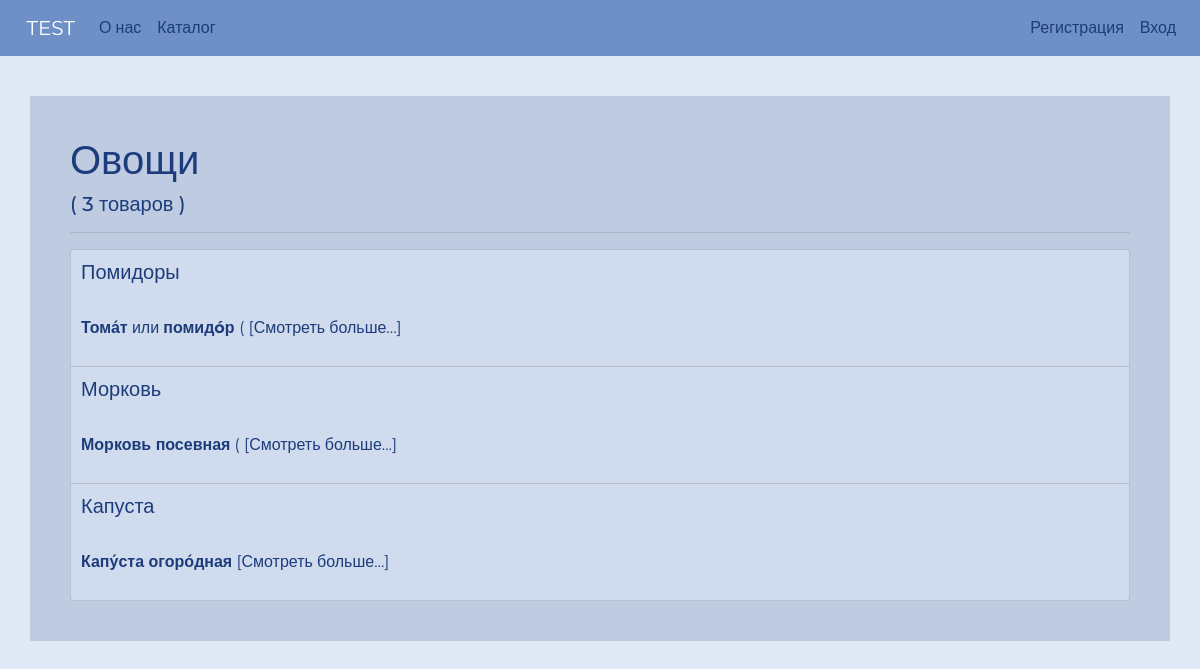
/Овощи, run on the app's committed database.
### database_setup.py (models this page shows, shortened)
class Categories(Base):
    __tablename__ = 'categories'
    id = Column(Integer, autoincrement=True, primary_key=True)
    name = Column(String(100), nullable=False, unique=True)
    items = relationship("Items", cascade="all, delete")
    user_id = Column(Integer, ForeignKey('users.id'), nullable=False)

class Items(Base):
    __tablename__ = 'items'
    id = Column(Integer, autoincrement=True, primary_key=True)
    name = Column(String(250), nullable=False)
    detail = Column(String(500))
    category = Column(String(100))
    category_id = Column(Integer, ForeignKey('categories.id'))
    creation_time = Column(DateTime, default=datetime.datetime.now)
    modification_time = Column(DateTime, onupdate=datetime.datetime.now)
    user_id = Column(Integer, ForeignKey('users.id'), nullable=False)

### app.py (the view)
@app.route("/<string:name>")
def category(name):
    catalog = db.session.query(Categories.name).filter(Categories.name == name)
    category = db.session.query(Items).filter(Items.category == name)
    countitems = db.session.query(Items).filter(Items.category == name).count()
    return render_template('category.html', category=category,
                           catalog=catalog, countitems=countitems)

### templates/category.html
{% extends 'layout.html' %}
{% block body %}
    {% for cat in catalog %}
        <h1>{{ cat.name }}</h1>
        <h5>( {{ countitems }} товаров )</h5>
        <hr>
        <div>
            <ul class="list-group category-list">
            {% for item in category %}
                <li class="list-group-item catalog-list">
                    <table class="table-responsive">
                        <tr>
                            <td class="td1-catalog">
                                <a class="a-cat-catalog" href="{{item.category}}/{{item.name}}"><h5>{{ item.name }}</h5></a>
                                <br />
                                {{ item.detail | truncate(150) | safe}}
                                <br />
                                <a class="a-cat-catalog" href="{{item.category}}/{{item.name}}">[Смотреть больше...]</a>
                            </td>
                        </tr>
                    </table>
                </li>
           {% endfor %}
            </ul>
        </div>
    {% endfor %}
{% endblock body %}

### static/styles/app.css (style rules this page uses)
body { background-color: #e1e9f7; color: #1c3c7c; font-family: 'Montserrat', sans-serif; }
.td1-catalog { width: 70%; background-color: #d0dbed; margin: 0; padding: 0; border-style: none; }
.list-group-item { padding: 0; }
.catalog-list { background-color: #d0dbed; }
.list-group-item, .list-group-item:hover { z-index: auto; }
.category-list li { min-height: 50px; padding: 10px; }
.a-cat-catalog { color: #1c3c7c; }

### data on the page
Categories: name "Овощи", countitems "3"
Items: name "Помидоры", detail "Тома́т или помидóр ("
Items: name "Морковь", detail "Морковь посевная ("
Items: name "Капуста", detail "Капу́ста огоро́дная"
